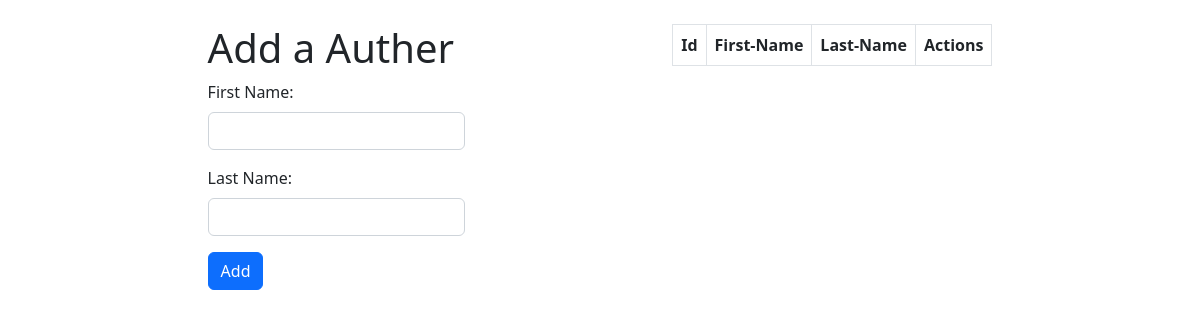
Page /auth on the earlier database version.
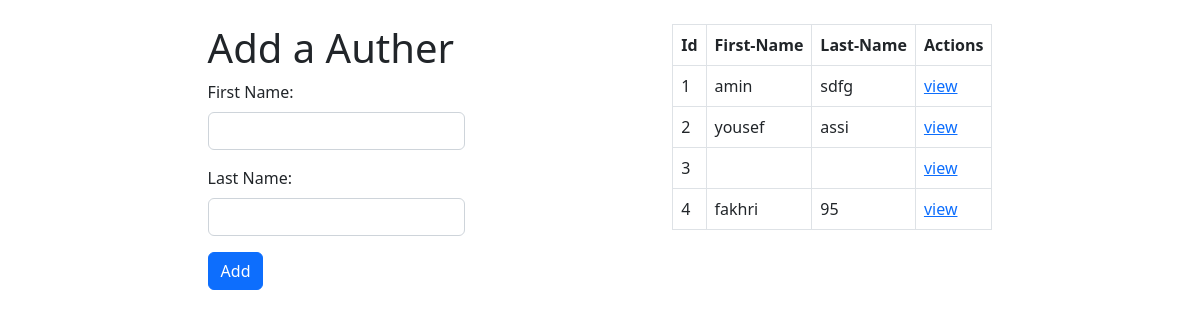
Same page on the later database version.
### librarys/models.py (models this page shows)
class Author(models.Model):
    first_name = models.CharField(max_length=255)
    last_name = models.CharField(max_length=255)
    notes = models.TextField(null=True)
    books = models.ManyToManyField(Book, related_name="authors")
    created_at = models.DateTimeField(auto_now_add=True)
    updated_at = models.DateTimeField(auto_now=True)

### librarys/views.py (the view)
# urls.py: path('auth', views.auther),
def auther(request):
    context = {
        'authers': Author.objects.all()
    }
    return render(request, 'author.html', context)

### librarys/templates/author.html (shortened to what this page needs)
<!DOCTYPE html>
<html lang="en">
<head>
    {% load static %}
    <link rel="stylesheet" href="{% static 'css/style1.css'%}">
    <link href="https://cdn.jsdelivr.net/npm/bootstrap@5.2.1/dist/css/bootstrap.min.css" rel="stylesheet"
>
</head>
<body>
    <div class="contaner">
        <form method="post" action="/addauther">
            <h1>Add a Auther</h1>
            <div class="mb-3">
                <label for="exampleFormControlInput1" class="form-label">First Name:</label>
                <input type="text" class="form-control" id="exampleFormControlInput1" name="first_name">
            </div>
            <div class="mb-3">
                <label for="exampleFormControlTextarea1" class="form-label">Last Name:</label>
                <input type="text" class="form-control" id="exampleFormControlInput1" name="last_name">
            </div>
            <button type="submit" value="send form" class="btn btn-primary mb-3">Add</button>
        </form>
        <form action="">
            <table class="table table-bordered" >
                <thead>
                    <tr>
                        <th scope="col">Id</th>
                        <th scope="col">First-Name</th>
                        <th scope="col">Last-Name</th>
                        <th scope="col">Actions</th>
                    </tr>
                </thead>
                {% for auth in authers %}
                <tr>
                    <td>
                        {{auth.id}}
                    </td>
                    <td>
                        {{auth.first_name}}
                    </td>
                    <td>
                        {{auth.last_name}}
                    </td>
                    <td>
                        <a href="/authers/{{auth.id}}">view</a>
                    </td>
                </tr>
                {% endfor %}
            </table>
        </form>
    </div>
</body>
</html>

### librarys/static/css/style1.css (style rules this page uses)
.contaner { display: flex; justify-content: space-evenly; margin-top: 2%; }

Differences in the rows shown:
added Author: id "1", first_name "amin", last_name "sdfg"
added Author: id "2", first_name "yousef", last_name "assi"
added Author: id "3"
added Author: id "4", first_name "fakhri", last_name "95"
